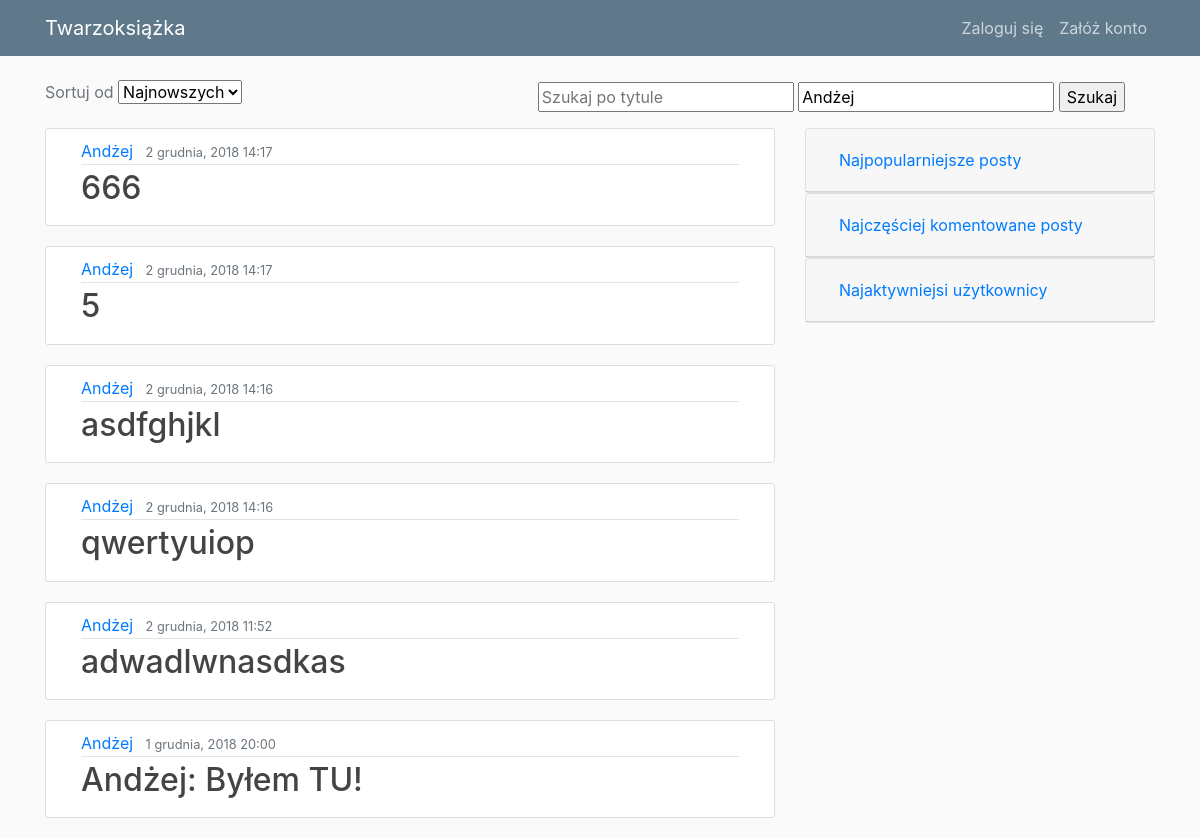
The app's page /?author=Andżej with its own data.
### blog/models.py (models this page shows, shortened)
class Post(models.Model):
    title = models.CharField(max_length=100)
    content = models.TextField()
    date_posted = models.DateTimeField(default=timezone.now)
    author = models.ForeignKey(User, on_delete=models.CASCADE)
    visits = models.IntegerField(default=0)
    class Meta:
        ordering = ['-date_posted']

### blog/views.py (the view)
# urls.py: path('', PostListView.as_view(), name='blog-home'),
class PostListView(ListView):
    model = Post
    template_name = 'blog/home.html'
    context_object_name = 'posts'
    ordering = ['-date_posted']
    def get(self, request, *args, **kwargs):
        self.form = SearchOptionsForm(request.GET)
        if self.form.is_valid() and self.form.cleaned_data.get('ascending_order') == 'true':
            self.ordering = ['date_posted']
        return super().get(request, *args, **kwargs)
    def get_queryset(self):
        query_set = Post.objects.all()
        if self.form.is_valid():
            request_params = self.form.cleaned_data
            title_pattern = request_params.get('title')
            if title_pattern:
                query_set = query_set.filter(title__icontains=title_pattern)
            author = request_params.get('author')
            if author:
                query_set = query_set.filter(author__username=author)
        if not query_set:
            messages.info(self.request, 'No posts found')
        return query_set.order_by(self.ordering[0])
    def get_context_data(self, **kwargs):
        context = super().get_context_data(**kwargs)
        context['form'] = self.form
        return context

### blog/forms.py
class SearchOptionsForm(forms.Form):
    ascending_order = forms.ChoiceField(label='Sortuj od',
                                        choices=(('false', 'Najnowszych'),
                                                 ('true', 'Najstarszych')),
                                        required=False)
    title = forms.CharField(widget=forms.TextInput(attrs={'placeholder': 'Szukaj po tytule'}), max_length=100,
                            required=False)
    author = forms.CharField(widget=forms.TextInput(attrs={'placeholder': 'Szukaj po autorze'}), max_length=100,
                             required=False)

### blog/templates/blog/home.html (shortened to what this page needs)
{% extends "blog/index.html" %}
{% block content %}
{% for post in posts %}
<article class="media content-section" style="word-wrap: break-word;">
  <div class="col-md-12 media-body">
    <div class="article-metadata">
      <a class="mr-2" href="{% url 'users:user' post.author.id %}">{{ post.author }}</a>
      <small class="text-muted">{{ post.date_posted | date:"j E, Y G:i" }}</small>
    </div>
    <h2><a class="article-title" href="{% url 'post-detail' post.id %}">{{ post.title }}</a></h2>
  </div>
</article>
{% endfor %}
{% endblock content %}
{% block options %}
<form action="{% url 'blog-home' %}" method="GET" id="sorting_form">
  <div class="row col-md-12 d-flex justify-content-between align-items-end mb-3">
    <div>
      <label class="text-muted" for="{{ form.ascending_order.id_for_label }}">{{ form.ascending_order.label }}</label>
      {{ form.ascending_order }}
    </div>
    <div>
      {{ form.title }}
      {{ form.author }}
      <input type="submit" value="Szukaj"><br>
    </div>
  </div>
</form>
{% endblock options %}

### blog/static/blog/main.css (style rules this page uses)
body { background: #fafafa; color: #333333; margin-top: 5rem; }
h1, h2, h3, h4, h5, h6 { color: #444444; }
.content-section { background: #ffffff; padding: 10px 20px; border: 1px solid #dddddd; border-radius: 3px; margin-bottom: 20px; }
.article-title { color: #444444; }
.article-metadata { padding-bottom: 1px; margin-bottom: 4px; border-bottom: 1px solid #e3e3e3 }

### records on screen
Post: author "Andżej", date_posted "2 grudnia, 2018 14:17", title "666"
Post: author "Andżej", date_posted "2 grudnia, 2018 14:17", title "5"
Post: author "Andżej", date_posted "2 grudnia, 2018 14:16", title "asdfghjkl"
Post: author "Andżej", date_posted "2 grudnia, 2018 14:16", title "qwertyuiop"
Post: author "Andżej", date_posted "2 grudnia, 2018 11:52", title "adwadlwnasdkas"
Post: author "Andżej", date_posted "1 grudnia, 2018 20:00", title "Andżej: Byłem TU!"
